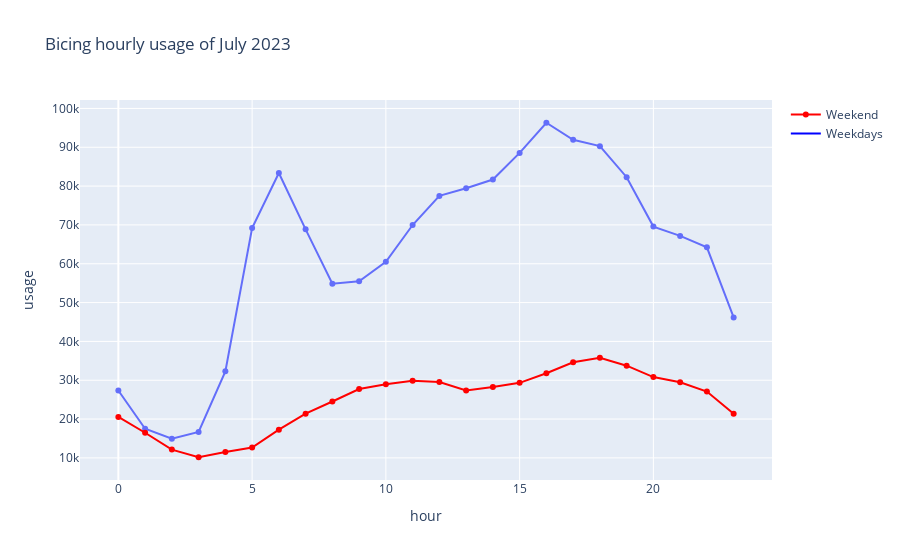

Source (notebook cell):
### Code cell
import plotly.express as px

df_weekend_july = df_july[df_july['is_weekend'] == 1].groupby('hour')['usage'].sum().reset_index()
df_week_july = df_july[df_july['is_weekend'] == 0].groupby('hour')['usage'].sum().reset_index()
# add day of the week like "Sunday", "Monday", etc.


fig = px.line(df_week_july, x='hour', y='usage', title='Bicing hourly usage of July 2023', markers=True)
#fig.add_scatter(x=df_weekend['hour'], y=df_weekend['usage'], mode='lines')
# Add the weekend line with red markers
fig.add_scatter(
    x=df_weekend_july['hour'],
    y=df_weekend_july['usage'],
    mode='lines+markers',
    name='Weekend',
    line=dict(color='red'),
    marker=dict(symbol='circle', size=6)
)

# Add a dummy scatter trace for legend entry
fig.add_scatter(
    x=[None],
    y=[None],
    mode='lines',
    marker=dict(color='blue', size=10),
    name='Weekdays'
)




fig.show()

### Figure 1 — Plotly figure (JSON) as saved in the notebook; plotly's stock layout.template omitted (floating-point values rounded to 4 significant figures)
{"data": [{"hovertemplate": "hour=%{x}<br>usage=%{y}<extra></extra>", "legendgroup": "", "line": {"color": "#636efa", "dash": "solid"}, "marker": {"symbol": "circle"}, "mode": "lines+markers", "name": "", "orientation": "v", "showlegend": false, "type": "scatter", "x": [0, 1, 2, 3, 4, 5, 6, 7, 8, 9, 10, 11, 12, 13, 14, 15, 16, 17, 18, 19, 20, 21, 22, 23], "xaxis": "x", "y": [27351, 17513, 14947, 16703, 32295, 69211, 83369, 68859, 54852, 55484, 60520, 69973, 77474, 79459, 81691, 88549, 96315, 91941, 90289, 82290, 69575, 67178, 64235, 46164], "yaxis": "y"}, {"line": {"color": "red"}, "marker": {"size": 6, "symbol": "circle"}, "mode": "lines+markers", "name": "Weekend", "type": "scatter", "x": [0, 1, 2, 3, 4, 5, 6, 7, 8, 9, 10, 11, 12, 13, 14, 15, 16, 17, 18, 19, 20, 21, 22, 23], "y": [20556, 16481, 12133, 10168, 11531, 12687, 17272, 21388, 24527, 27730, 28956, 29869, 29547, 27353, 28269, 29330, 31793, 34627, 35809, 33747, 30815, 29498, 27094, 21346]}, {"marker": {"color": "blue", "size": 10}, "mode": "lines", "name": "Weekdays", "type": "scatter", "x": [null], "y": [null]}], "layout": {"legend": {"tracegroupgap": 0}, "title": {"text": "Bicing hourly usage of July 2023"}, "xaxis": {"anchor": "y", "domain": [0, 1], "title": {"text": "hour"}}, "yaxis": {"anchor": "x", "domain": [0, 1], "title": {"text": "usage"}}}}
